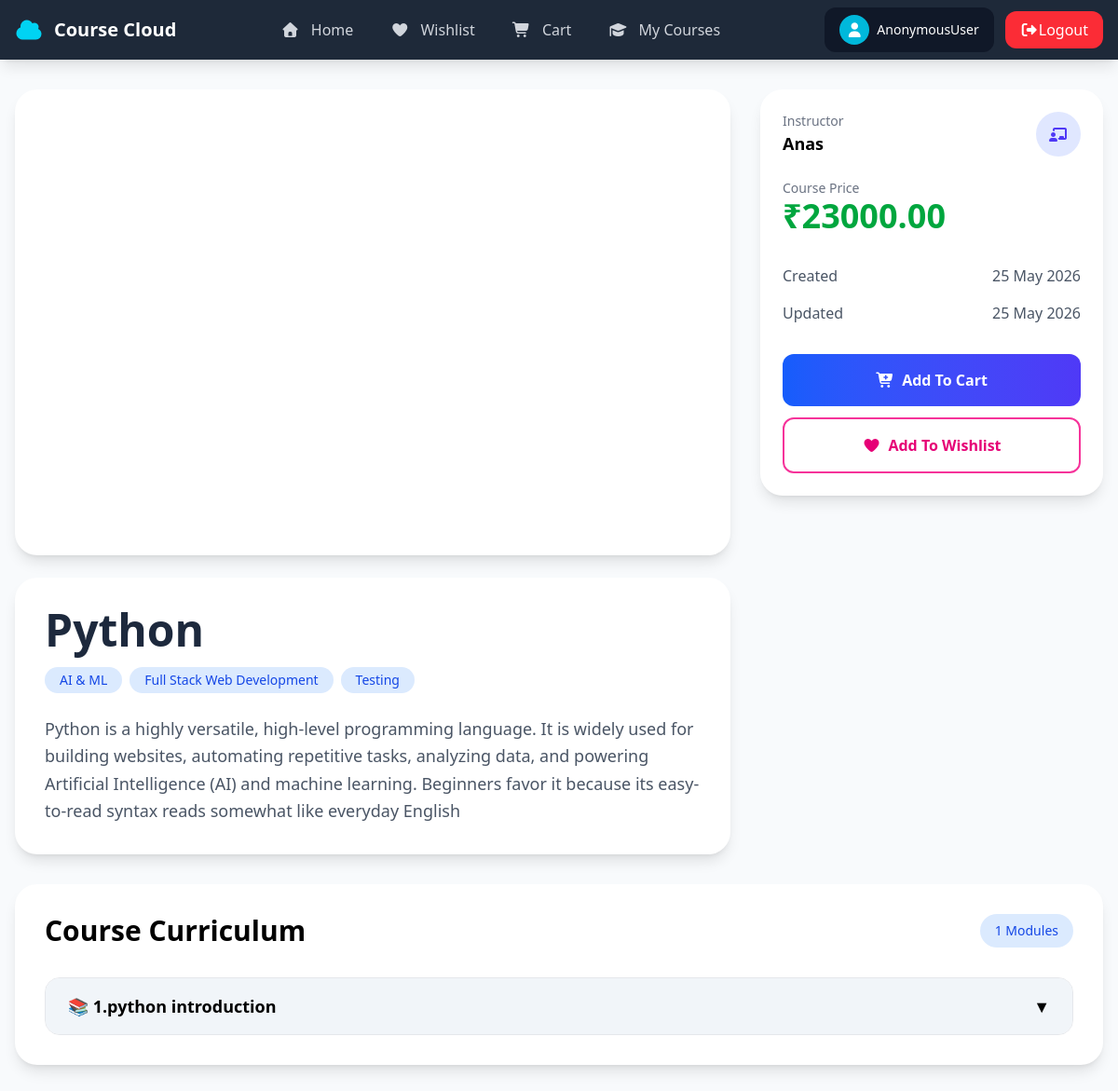
Page /student/coursedetails/1 on the committed database.
### instrctor/models.py (models this page shows, shortened)
class Course(models.Model):
    title = models.CharField(max_length=100)
    description = models.CharField(max_length=500)
    price = models.DecimalField(max_digits=7,decimal_places=2)
    instructor = models.ForeignKey(User,on_delete=models.CASCADE,related_name="course")
    is_free = models.BooleanField(default=False)
    course_picture = models.ImageField(upload_to="Course_picture")
    thumbnail  = models.TextField()
    category = models.ManyToManyField(Category)
    created_at = models.DateTimeField(auto_now_add=True)
    updated_at = models.DateTimeField(auto_now=True)

class Category(models.Model):
    name = models.CharField(max_length=100)

class User(AbstractUser):
    role_options = [
        ('Student','Student'),
        ('Instructor','Instructor'),
    ]
    role = models.CharField(max_length=50,choices=role_options,default="Student")

class Module(models.Model):
    title = models.CharField(max_length=100)
    course = models.ForeignKey(Course,on_delete=models.CASCADE,related_name="modules")
    order_number = models.PositiveIntegerField()
    def __str__(self):
        return f"{self.order_number}.{self.title}"
    class Meta :
        ordering = ['order_number']

### student/views.py (the view)
# urls.py: path('coursedetails/<int:cid>',CourseDetailsView.as_view(),name='course_details'),
class CourseDetailsView(DetailView):
    template_name = 'coursedetails.html'
    queryset = Course.objects.all()
    pk_url_kwarg = 'cid'
    context_object_name = 'course'

### instrctor/models.py (called while the page is built)
    def __str__(self):
        return f"{self.order_number}.{self.title}"

### student/context_processor.py (called while the page is built)
def cart_count(request):
    if request.user.is_authenticated:
        count = Cart.objects.filter(student_object  = request.user).count()
        return {'cart_count':count}
    else:
        return {'cart_count':0}

### student/templates/coursedetails.html (shortened to what this page needs)
{% extends 'base.html' %}
{% block base %}
<div class="bg-slate-50 min-h-screen py-8">
    <div class="max-w-7xl mx-auto px-4">
        <div class="grid lg:grid-cols-3 gap-8">
            <div class="lg:col-span-2">
                <div class="bg-white rounded-3xl shadow-lg overflow-hidden">
                    <iframe class="w-full rounded" height="500" src="{{course.thumbnail}}" title="YouTube video player" frameborder="0"
                        allow="accelerometer; autoplay; clipboard-write; encrypted-media; gyroscope; picture-in-picture; web-share"
 allowfullscreen></iframe>
                </div>
                <div class="bg-white rounded-3xl shadow-lg p-8 mt-6">
                    <h1 class="text-4xl md:text-5xl font-bold text-slate-800 mb-4">
                        {{course.title}}
                    </h1>
                    <div class="flex flex-wrap gap-2 mb-6">
                        {% for i in course.category.all %}
                        <span class="bg-blue-100 text-blue-700 px-4 py-1 rounded-full text-sm font-medium">
                            {{i.name}}
                        </span>
                        {% endfor %}
                    </div>
                    <p class="text-gray-600 text-lg leading-relaxed">
                        {{course.description}}
                    </p>
                </div>
            </div>
            <div>
                <div class="bg-white rounded-3xl shadow-lg p-6 lg:sticky lg:top-24">
                    <div class="flex items-center justify-between mb-6">
                        <div>
                            <p class="text-gray-500 text-sm">
                                Instructor
                            </p>
                            <h3 class="font-semibold text-lg">
                                {{course.instructor}}
                            </h3>
                        </div>
                        <div class="w-12 h-12 rounded-full bg-indigo-100 flex items-center justify-center">
                            <i class="fa-solid fa-chalkboard-user text-indigo-600"></i>
                        </div>
                    </div>
                    <div class="mb-8">
                        <p class="text-gray-500 text-sm">
                            Course Price
                        </p>
                        <h2 class="text-4xl font-bold text-green-600">
                            ₹{{course.price}}
                        </h2>
                    </div>
                    <div class="space-y-4 mb-8 text-gray-600">
                        <div class="flex justify-between">
                            <span>Created</span>
                            <span>{{course.created_at|date:"d M Y"}}</span>
                        </div>
                        <div class="flex justify-between">
                            <span>Updated</span>
                            <span>{{course.updated_at|date:"d M Y"}}</span>
                        </div>
                    </div>
                    <div class="space-y-3">
                        <a href="{% url 'addtocart' course.id %}"
                            class="w-full flex justify-center items-center gap-2 bg-gradient-to-r from-blue-600 to-indigo-600 text-white py-4 rounded-xl font-semibold hover:from-blue-700 hover:to-indigo-700 transition">
                            <i class="fa-solid fa-cart-plus"></i>
                            Add To Cart
                        </a>
                        <a href="#"
                            class="w-full flex justify-center items-center gap-2 border-2 border-pink-500 text-pink-600 py-4 rounded-xl font-semibold hover:bg-pink-500 hover:text-white transition">
                            <i class="fa-solid fa-heart"></i>
                            Add To Wishlist
                        </a>
                    </div>
                </div>
            </div>
        </div>
        <div class="bg-white rounded-3xl shadow-lg p-8 mt-8">
            <div class="flex items-center justify-between mb-8">
                <h2 class="text-3xl font-bold">
                    Course Curriculum
                </h2>
                <span class="bg-blue-100 text-blue-700 px-4 py-2 rounded-full text-sm font-medium">
                    {{course.modules.count}} Modules
                </span>
            </div>
            {% if course.modules.all %}
            <div class="space-y-4">
                {% for module in course.modules.all %}
                <details class="group border border-gray-200 rounded-2xl overflow-hidden">
                    <summary
                        class="flex justify-between items-center cursor-pointer bg-slate-100 px-6 py-4 font-semibold text-lg hover:bg-slate-200 transition">
                        <span>
                            📚 {{module}}
                        </span>
                        <span class="group-open:rotate-180 transition duration-300">
                            ▼
                        </span>
                    </summary>
                </details>
                {% endfor %}
            </div>
            {% endif %}
        </div>
    </div>
</div>
{% endblock base %}

### rows in the picture
Course: title "Python", description "Python is a highly versatile, high-level programming language. It is widely used for building websites, automating repetitive tasks, analyzing data, and powering Artificial Intelligence (AI) and machine learning. Beginners favor it because its easy-to-read syntax reads somewhat like everyday English", instructor "Anas", price "23000.00", created_at "25 May 2026", updated_at "25 May 2026", modules.count "1"
Category: name "AI & ML"
Category: name "Full Stack Web Development"
Category: name "Testing"
Module: order_number+title "1.python introduction"

### other values in the picture
{{ request.user }} "AnonymousUser"
